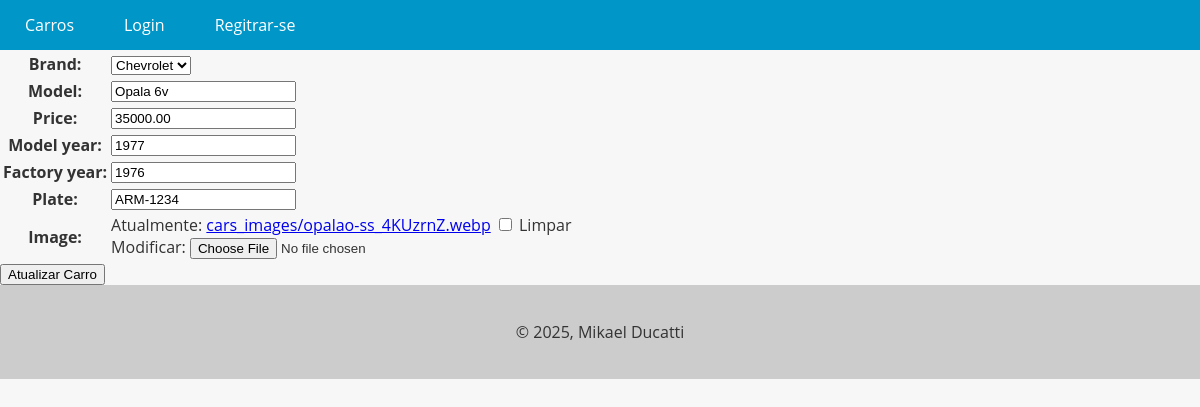
Page /car/2/update/ on the committed database.
### cars/models.py (models this page shows, shortened)
class Car(models.Model):
    id = models.AutoField(primary_key=True)
    model = models.CharField(max_length=200)
    factory_year = models.IntegerField(blank=True, null=True)
    model_year = models.IntegerField(blank=True, null=True)
    plate = models.CharField(max_length=10, blank=True, null=True)
    image = models.ImageField(upload_to="cars_images/", blank=True, null=True)
    price = models.DecimalField(max_digits=20, decimal_places=2, blank=True, null=True)
    brand = models.ForeignKey(Brand, on_delete=models.PROTECT, related_name="car_brand")

### cars/views.py (the view)
# urls.py: path("car/<int:pk>/update/", UpdateCarView.as_view(), name="car_update"),
class UpdateCarView(UpdateView):
    model = Car
    form_class = CarForm
    template_name = "update_car.html"
    success_url = reverse_lazy("cars_list")
    def get_context_data(self, **kwargs):
        context = super().get_context_data(**kwargs)
        context["update_car_form"] = context["form"]
        return context

### cars/forms.py (shortened to what this page needs)
class CarForm(forms.ModelForm):
    class Meta:
        model = Car
        fields: ClassVar[list[str]] = [
            "brand",
            "model",
            "price",
            "model_year",
            "factory_year",
            "plate",
            "image",
        ]

### cars/models.py (called while the page is built)
    def __str__(self):
        return self.name

### cars/templates/update_car.html (shortened to what this page needs)
{% extends "base.html" %}
{% block content %}
    <form method="POST" enctype="multipart/form-data">
        <table>
            {{ update_car_form.as_table }}
        </table>
        <input type="submit" value="Atualizar Carro" class="btn btn-primary">
    </form>
{% endblock content %}

### app/templates/base.html (style rules this page uses)
body { font-family: 'Open Sans', sans-serif; background-color: #f7f7f7; color: #333; margin: 0; padding: 0; }

### rows in the picture
Car: brand "Chevrolet", model "Opala 6v", price "35000.00", model_year "1977", factory_year "1976", plate "ARM-1234"
